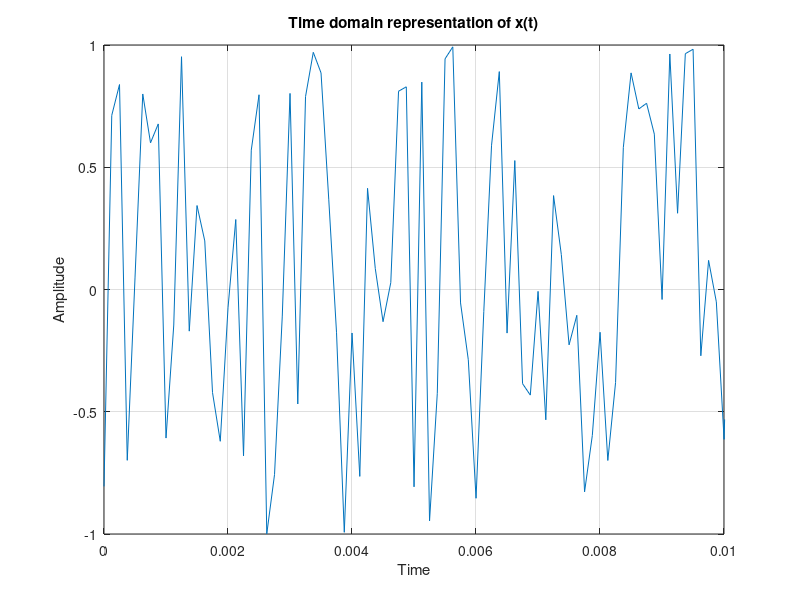

MATLAB code to generate this figure:
Fs = 8000; % sampling frequency
time = 1; % seconds
N = time*Fs; % #samples
x = rand(1,N)*2-1; % Uniformly distributed..
% .. random signal
t = linspace(0,time,N); % discretize time

sound(x,Fs);
figure(1);plot(t,x),grid;
xlabel('Time');
ylabel('Amplitude');
title('Time domain representation of x(t)');
xlim([0,0.01])